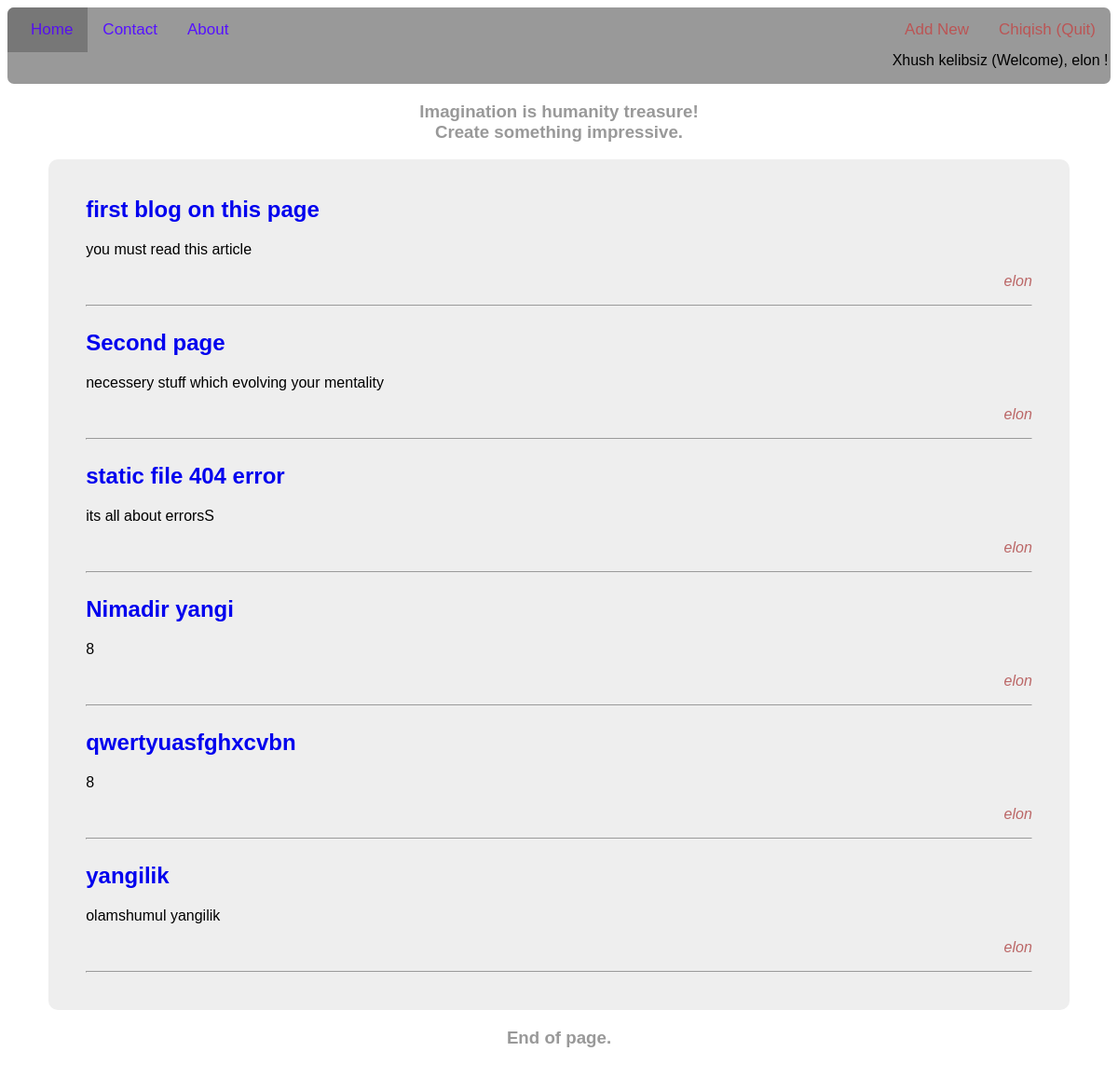
The app's page / (signed in) with its own data.
### blog/models.py (models this page shows, shortened)
class Post(models.Model):
	title = models.CharField(max_length=100)
	author = models.ForeignKey(
		'auth.User',
		on_delete=models.CASCADE)
	summary = models.CharField(max_length=300)
	body= models.TextField()

### blog/views.py (the view)
# urls.py: path('', BlogListView.as_view(), name='home'),
class BlogListView(ListView):
	model = Post
	template_name = 'home.html'

### templates/home.html
{% extends "base.html" %}
{% block content %}
	{% for post in object_list %}
		<div class="post">
		<h2><a href="{% url 'post_detail' post.pk %}">{{ post.title }}</a></h2>
		<p>{{ post.summary }}</p>
		<p class="autor"><i>{{ post.author }}</i></p><hr>
		</div>
	{% endfor %}
{% endblock content %}

### templates/base.html (shortened to what this page needs)
{% load static %}
<!DOCTYPE html>
<html>
<head>
	<link rel="stylesheet" type="text/css" href="{% static 'css/base.css' %}">
</head>
<body>
	<header>
<div class="topnav">
  <a class="active" href="{% url 'home' %}">Home</a>
  <a href="#contact">Contact</a>
  <a href="#about">About</a>
  <span class="log">
  	{% if user.is_authenticated %}
  	<a href="{% url 'post_new' %}">Add New</a>
  	<a href="{% url 'logout' %}">Chiqish (Quit)</a>
  	<p>Xhush kelibsiz (Welcome), {{ user.username }} !</p>
  	{% else %}
  	<a href="{% url 'login' %}">Log IN</a>
  	<a href="{% url 'signup' %}">Sign UP</a>
  	  	{% endif %}
  </span>
</div>
	<div class="cen"><h3>Imagination is humanity treasure! <br>Create something impressive.</h3></div>
	</header>
	<div class="container">
		{% block content %}
		{% endblock content %}
	</div>
	<footer class="cen">
		<h3 >End of page.</h3>
	</footer>
</body>
</html>

### static/css/base.css (style rules this page uses)
body { font-family: sans-serif; }
.topnav { background-color: #999; overflow: hidden; border-radius: 7px; }
.topnav a { float: left; color: #51f; text-align: center; padding: 14px 16px; text-decoration: none; font-size: 17px; }
.topnav a.active { padding-left: 25px; background-color: #777; color: #51e; }
.container { background-color: #eee; width: 90%; margin: auto; padding: 15px; border-radius: 10px; }
.cen h3 { text-align: center; color: #999; }
.post { margin:25px; }
.post h2 a { text-decoration: none; }
.autor { text-align:right; color: #b66; }
.log { float: right; text-align: center; display: inline-block; }
.log a { color: #b55; }

### records on screen
Post: title "first blog on this page", summary "you must read this article", author "elon"
Post: title "Second page", summary "necessery stuff which evolving your mentality", author "elon"
Post: title "static file 404 error", summary "its all about errorsS", author "elon"
Post: title "Nimadir yangi", summary "8", author "elon"
Post: title "qwertyuasfghxcvbn", summary "8", author "elon"
Post: title "yangilik", summary "olamshumul yangilik", author "elon"

### other values on screen
{{ user.username }} "elon"
